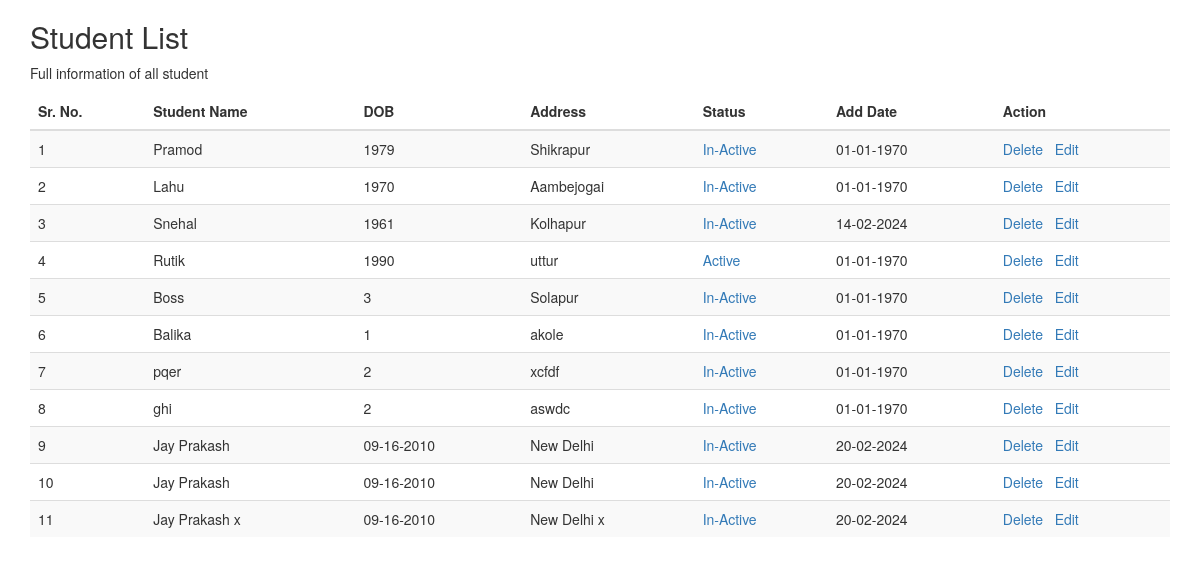
Page /student_listing.php on the committed database.
### tables this page shows
CREATE TABLE `student` (
  `student_id` int(11) NOT NULL,
  `student_name` varchar(255) NOT NULL,
  `student_address` varchar(255) NOT NULL,
  `dob` varchar(100) NOT NULL,
  `hobbies` varchar(255) NOT NULL,
  `gender` varchar(255) NOT NULL,
  `add_date` datetime DEFAULT NULL,
  `update_date` datetime DEFAULT NULL,
  `password` varchar(50) NOT NULL,
  `status` int(11) NOT NULL
);

### student_listing.php (the view, shortened to what this page needs)
 <?php
  include('config/config.php');
 ?>
<!DOCTYPE html>
<html lang="en">
<head>
<link rel="stylesheet" href="https://code.jquery.com/ui/1.12.1/themes/base/jquery-ui.css">
<link rel="stylesheet" href="https://maxcdn.bootstrapcdn.com/bootstrap/3.4.1/css/bootstrap.min.css">
</head>
<body>
    <div class="container">
    <h2>Student List</h2>
    <p>Full information of all student</p>
    <table class="table table-striped">
        <thead>
            <tr>
            <th>Sr. No.</th>
                <th>Student Name</th>
                <th>DOB</th>
                <th>Address</th>
                <th>Status</th>
                <th>Add Date</th>
                <th>Action</th>
            </tr>
        </thead>
        <tbody>
            <?php
            $sql = " SELECT * from student ";
            $result = $conn->query($sql);
            $i=1;
            while($row = mysqli_fetch_assoc($result)){ ?>
            <tr>
            <td><?php echo $i;?></td>
                <td><?php echo $row['student_name'];?></td>
                <td><?php echo $row['dob'];?></td>
                <td><?php echo $row['student_address'];?></td>
                <td><?php
				if($row['status']==1){?>
					<a href="#"><?php echo 'Active';?></a>
				<?php }else{ ?>
				<a href="#"><?php echo 'In-Active';?></a>
				<?php } ?>
				</td>
                <td><?php echo date ('d-m-Y',strtotime($row['add_date']));?></td>
                <td><a href="query.php?action=delete_registration&student_id=<?php echo $row['student_id'];?>">Delete</a>&nbsp;&nbsp;
                <a href="edit_registration.php?action=edit_registration&student_id=<?php echo $row['student_id'];?>">Edit</a></td>
            </tr>
            <?php $i++; } ?>
        </tbody>
    </table>
    </div>
</body>
</html>

### rows in the picture
student: student_name "Pramod", dob "1979", student_address "Shikrapur", status "In-Active", add_date "01-01-1970"
student: student_name "Lahu", dob "1970", student_address "Aambejogai", status "In-Active", add_date "01-01-1970"
student: student_name "Snehal", dob "1961", student_address "Kolhapur", status "In-Active", add_date "14-02-2024"
student: student_name "Rutik", dob "1990", student_address "uttur", status "Active", add_date "01-01-1970"
student: student_name "Boss", dob "3", student_address "Solapur", status "In-Active", add_date "01-01-1970"
student: student_name "Balika", dob "1", student_address "akole", status "In-Active", add_date "01-01-1970"
student: student_name "pqer", dob "2", student_address "xcfdf", status "In-Active", add_date "01-01-1970"
student: student_name "ghi", dob "2", student_address "aswdc", status "In-Active", add_date "01-01-1970"
student: student_name "Jay Prakash", dob "09-16-2010", student_address "New Delhi", status "In-Active", add_date "20-02-2024"
student: student_name "Jay Prakash", dob "09-16-2010", student_address "New Delhi", status "In-Active", add_date "20-02-2024"
student: student_name "Jay Prakash x", dob "09-16-2010", student_address "New Delhi x", status "In-Active", add_date "20-02-2024"
